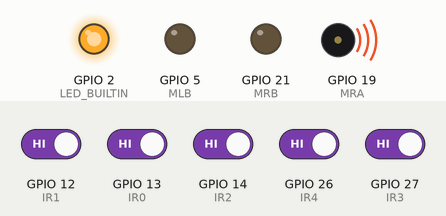
Simulated run of this sketch. Board: ESP32. Shown: output pins drawn as LEDs (lit = HIGH), buzzer (waves = sounding). Inputs (shaded band) come from the test bench; at power-on: GPIO 12 (IR1), GPIO 13 (IR0), GPIO 14 (IR2), GPIO 26 (IR4), GPIO 27 (IR3) HIGH. Random numbers use the default seed unless the sketch sets one; EEPROM starts erased; pins used as bus, display or sensor lines are not drawn; what the sketch prints to the serial monitor is not drawn.

Above: at 0.1 s.
At 1.89 s:
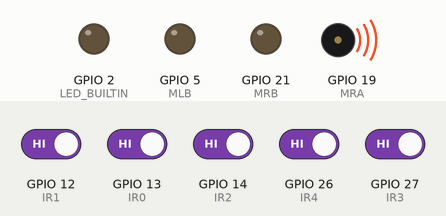
At 19.5 s:
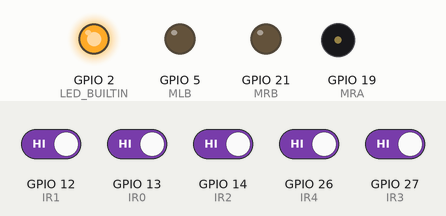
At 40.0 s:
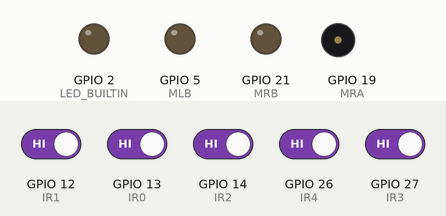
Timing chart, 0 to 40.0 s (numbered marks = the images above):
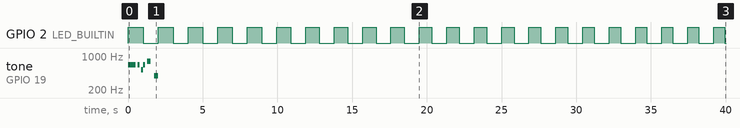

Measured:
- by itself, GPIO 2 (LED_BUILTIN): repeats every 2.0 s: LOW 1.0 s, HIGH 1.0 s
- by itself, tone on GPIO 19 (MRA): plays 659 Hz for 0.50 s, 659 Hz for 0.13 s, 523 Hz for 0.13 s, 659 Hz for 0.13 s, 784 Hz for 0.25 s, 392 Hz for 0.25 s

The sketch:

MobilityRTOS.ino
```cpp
/*
Reinforcement Learning Line Follower
2026 TARUMT Mobility Programme

Firmware designer : Dr Lee Yang Yang
Last modified     : 31st August 2026
Version           : 1.12
Operating System  : FreeRTOS

Description:
This program implements a tabular Q-learning algorithm on an ESP32
to control a 5-sensor line-following robot.

STATE:
The five IR sensors are encoded as a 5-bit binary value, giving
2^5 = 32 possible states (0-31). The sensor arrangement is:

       L2   L1   C0   R1   R2

A black-line detection is represented by 1 and no line detection
by 0. The resulting 5-bit pattern is used directly as the Q-table
state index.

ACTION:
Five possible motor actions are defined:
       0 = Hard Left
       1 = Left
       2 = Centre
       3 = Right
       4 = Hard Right

Q-TABLE:
QT[32][5] stores the estimated long-term reward for performing
each action in each sensor state:

       QT[state][action]

The Q-table is initially zero, meaning that the robot has no
prior knowledge of which actions are desirable.

REWARD:
The reward is determined from the new sensor state after an action.
A centred robot receives the highest reward, while deviation from
the centre receives progressively lower rewards. Losing the line
receives a strong negative reward.

Q-LEARNING:
After executing an action, the robot observes the new state and
updates the corresponding Q-value using:

Q(s,a) = Q(s,a) + alpha * [r + gamma * max Q(s',a') - Q(s,a)]

where:
  alpha = learning rate
  gamma = discount factor
  r     = reward received
  s     = previous state
  a     = selected action
  s'    = new state

EXPLORATION / EXPLOITATION:
An epsilon-greedy policy is used. With probability epsilon, the
robot selects a random action to explore the environment. Otherwise,
it selects the action with the highest Q-value. Epsilon gradually
decreases during training so that the robot transitions from
exploration to exploitation as it learns.

FREERTOS:
The ESP32 uses separate FreeRTOS tasks for:
   - LED status indication
   - IR sensor acquisition
   - Q-learning
   - Motor control
More tasks could be added on the later stage without worrying
messing up the program sequence. Each task is contained in
its own memory space. 2 CPU cores could be exploited for maximum
performance. Mutex should be implemented but only one task is
writing each global variable so it should be fine.

The resulting system allows the robot to learn a line-following
policy directly from its sensor feedback without explicitly
programming a fixed steering rule.
*/
#include <math.h>
#include <EEPROM.h>

//------------- constant definition ---------------
#if CONFIG_FREERTOS_UNICORE
#define TASK_RUNNING_CORE 0 //(don't touch)
#else
#define TASK_RUNNING_CORE 1 //(don't touch)
#endif

#ifndef LED_BUILTIN
#define LED_BUILTIN 2  // (don't touch)
#endif

//Define pin assignments (don't touch)
#define IR0 13
#define IR1 12
#define IR2 14
#define IR3 27
#define IR4 26
#define MLA 18
#define MLB 5
#define MRA 19
#define MRB 21

//Define Q-Table size and RL parameters
#define NUM_STATES    32    // (don't touch)
#define NUM_ACTIONS   5     // (don't touch)
#define ALPHA         0.1   // learning rate
#define GAMMA         0.9   // discount factor
#define EPSILON       1     // exploration rate, start with full
#define EPSILON_MIN   0.05  // exploration rate never go to zero
#define EPSILON_DECAY 0.999 // exploration decay factor

//Define motor speed
#define LOW_SPEED     80
#define MID_SPEED     120
#define HI_SPEED      140

//Define global delay start, tone, and LED blink period
#define DELAY_START   3000  //in ms,
#define PLAY_TONE     1     //1= play startup tone, 0 tone off
#define BLINK_DELAY   1000  //default LED blinking period

//Define EEPROM size  (don't touch)
#define EEPROM_SIZE   1024
#define ARRAY_ROWS    32
#define ARRAY_COLS    5
#define ARRAY_SIZE    (ARRAY_ROWS * ARRAY_COLS)
#define ARRAY_BYTES   (ARRAY_SIZE * sizeof(float))
// EEPROM layout  (don't touch)
#define ADDR_ARRAY    0
#define ADDR_COUNT    (ADDR_ARRAY + ARRAY_BYTES)
#define ADDR_VERSION  (ADDR_COUNT + sizeof(uint32_t))
//EEPROM write control
#define WRITE_ENABLE  1  //1=enable, 0=disable
#define WRITE_CYCLE   10  //max EEPROM write cycle, can only be reset with new firmware
#define RESET_QTABLE  0
//1=reset Q-table memory upon firmware update
//0=keep Q-table memory

/*--------------------------------------------------*/
/*----------- Global Variables Definition ----------*/
/*--------------------------------------------------*/
// This changes whenever the sketch is recompiled.
// Therefore, a new upload starts with 0 writes again.
const char *BUILD_ID = __DATE__ " " __TIME__;
uint32_t writeCount = 0;

//for motor control
const int freq = 5000;    // 5 kHz PWM frequency
const int resolution = 8; // 8-bit resolution (0-255)
unsigned short SLA,SLB,SRA,SRB; //motor speed

//for Q-learning and state feedback
volatile unsigned short State = 4;  //initialise some value
volatile unsigned short Action = 2; //for Q-Table indexing
volatile float epsilonBlink = EPSILON;
float QT[NUM_STATES][NUM_ACTIONS];
  //Q-table, only anticipated 10 possible states, but allocated extra for unexpected sensor input
  //       |               Action
  //State  | H-Left  Left  Centre  Right H-Right
  //0      | score
  //1      |         score
  //...    |                score
  //31     |                       score

//for serial print sharing mutex
SemaphoreHandle_t serialMutex = NULL;
SemaphoreHandle_t pwmMutex = NULL;

//------------- task name prototyping ---------------
// Define tasks name for FreeRTOS
void TaskBlink(void *pvParameters);
void TaskDigitalRead(void *pvParameters);
void TaskRL(void *pvParameters);
void TaskMotorControl(void *pvParameters);
void TaskEEPROM(void *pvParameter);
void TaskTone(void *pvParameter);
TaskHandle_t digitalRead_task_handle;  // You can  use this to be able to manipulate a task from somewhere else.

/*--------------------------------------------------*/
/*--------------- One-Time Setup -------------------*/
/*--------------------------------------------------*/

void setup() {
  // Initialize serial communication at 115200 bits per second:
  Serial.begin(115200);
  pinMode(IR0,INPUT);
  pinMode(IR1,INPUT);
  pinMode(IR2,INPUT);
  pinMode(IR3,INPUT);
  pinMode(IR4,INPUT);

// Configure PWM pins
  ledcAttach(MLA, freq, resolution);
  ledcAttach(MLB, freq, resolution);
  ledcAttach(MRA, freq, resolution);
  ledcAttach(MRB, freq, resolution);
  SLA = 0; SLB = 0; SRA = 0; SRB = 0; //0-255 PWM
  ledcWrite(MLA, 0);ledcWrite(MRA, 0);
  ledcWrite(MLB, 0);ledcWrite(MRB, 0);

//serial print info
  startUpPrint();
  EEPROM.begin(EEPROM_SIZE);
  // Check whether this is a new uploaded firmware
  checkFirmwareVersion();

  Serial.print("\nESP32 EEPROM storage\n");
  Serial.printf("Build: %s\n", BUILD_ID);
  Serial.printf("Write count: %lu / 5\n",
                  (unsigned long)writeCount);

  // Set up FreeRTOS tasks to run independently.
  // initialise semaphore
  serialMutex = xSemaphoreCreateMutex(); // Initialize it first!
  pwmMutex = xSemaphoreCreateMutex(); // Initialize it first!
  xTaskCreate(//Task Blink
    TaskBlink,            // Task function
    "Task Blink",         // Task name
    1024,                 // Stack size
    NULL,                 // Parameter
    3,                    // Priority, high
    NULL                  // Task handle
  );
  xTaskCreate(//Task Reinforcement Learning
    TaskRL,               // Task function
    "Task Reinforcement Learning",         // Task name
    4096,                 // Stack size
    NULL,                 // Parameter
    3,                    // Priority, high
    NULL                  // Task handle
  );
  xTaskCreate(//Task Motor Control
    TaskMotorControl,     // Task function
    "Task Motor Control", // Task name
    2048,                 // Stack size
    NULL,                 // Parameter
    2,                    // Priority, medium
    NULL                  // Task handle
  );
  xTaskCreate(//Task EEPROM management
    TaskEEPROM,       // Task function
    "EEPROM Task",    // Task name
    2048,             // Stack size
    NULL,             // Parameter
    1,                // Priority, low
    NULL              // Task handle
  );
  xTaskCreate(//Task tone
    TaskTone,         //tas function
    "Task pley Mario tone",
    4096,             //stack size
    NULL,             //parameter
    1,                //priority, low
    NULL              //task handle
  );
  xTaskCreatePinnedToCore(//Task Digital Read, pinned to core 1
    TaskDigitalRead,    // Task function
    "Task Read IR",     // Task name
    2048,               // Stack size
    NULL,               // Parameter
    3,                  // Priority, high
    &digitalRead_task_handle,  // Task handle
    TASK_RUNNING_CORE   // Core on which the task will run
  );
  // Now the FreeRTOS task scheduler, which takes over control of scheduling individual tasks, is automatically started.
}

void loop() {}//nothing to run for now

/*--------------------------------------------------*/
/*---------------------- Tasks ---------------------*/
/*--------------------------------------------------*/

void TaskBlink(void *pvParameters) {  // to indicate the system is running
  uint32_t blink_delay = BLINK_DELAY;

  // initialize digital LED_BUILTIN as an output.
  pinMode(LED_BUILTIN, OUTPUT);
  for (;;){                               // A Task shall never return or exit.
    //when epsilonBlink drops, it changes the turn on time to fast flash
    digitalWrite(LED_BUILTIN, HIGH);      // turn the LED on (HIGH is the voltage level)
    // arduino-esp32 has FreeRTOS configured to have a tick-rate of 1000Hz and portTICK_PERIOD_MS
    // refers to how many milliseconds the period between each ticks is, ie. 1ms.
    vTaskDelay(blink_delay*epsilonBlink); //yield to the RTOS
    digitalWrite(LED_BUILTIN, LOW);       // turn the LED off by making the voltage LOW
    vTaskDelay(blink_delay);              //yield to the RTOS
  }
}

void TaskDigitalRead(void *pvParameters) {  //sensing task
  (void)pvParameters;
  unsigned short C0,L1,L2,R1,R2;//variable to local task

  for (;;){
    L2 = 1-digitalRead(IR0);
    L1 = 1-digitalRead(IR1);
    C0 = 1-digitalRead(IR2);
    R1 = 1-digitalRead(IR3);
    R2 = 1-digitalRead(IR4);
    // IR sensor array = L2 L1 C0 R1 R2, encode into binary value
    State = (L2 << 4) | (L1 << 3) | (C0  << 2) |  (R1 << 1) |  (R2);
    /*
    00000 → State 0
    00001 → State 1
    00011 → State 3
    00010 → State 2
    00110 → State 6
    00100 → State 4
    01100 → State 12
    01000 → State 8
    11000 → State 24
    10000 → State 16
  	*/
    //other task might be using the serial, wait for the
    //serial to be released by other task 1st
    //if over 10ms delay, give up mutex and skip printing
    if (xSemaphoreTake(serialMutex, pdMS_TO_TICKS(10))) {
       Serial.printf("%d %d %d %d %d \n", L2,L1,C0,R1,R2);
       xSemaphoreGive(serialMutex);
    }
    vTaskDelay(10);  //yield to the RTOS
  }
}

void TaskRL(void *pvParameters) {  // Reinforcement learning task
  (void)pvParameters;
  unsigned short formerState,currentState;
  float alpha   = ALPHA;      // learning rate
  float gamma   = GAMMA;      // discount factor
  float epsilon = EPSILON;    // exploration rate
  float epsilonMin = EPSILON_MIN;
  float epsilonDecay = EPSILON_DECAY;
  int reward;
  vTaskDelay(DELAY_START);    //yield to the RTOS, wait for user

  for (;;){ // A Task shall never return or exit.
    //State is a global variable
    //State is managed by TaskDigitalRead() task,
    //so the State will always be updated via RTOS scheduling
    formerState = State;
    //Action is a global variable, output is reflected on TaskMotorControl() task
    Action = chooseAction(formerState,epsilon);
    vTaskDelay(100);                    //yield to the RTOS, wait for new state
    currentState = State;               //get new state
    reward = getReward(currentState);   //compute reward

    //update Q-table, alpha = learn rate, gamma = discount factor
    QT[formerState][Action] = QT[formerState][Action] + alpha *
    (reward + gamma * maxQ(currentState) - QT[formerState][Action]);

    //epsilon = exploration rate, epsilonDecay = exploration rate decay
    if(epsilon > epsilonMin){epsilon *= epsilonDecay;}
    else{epsilon = epsilonMin;}
    epsilonBlink = epsilon;             //update LED status
    vTaskDelay(10);                     //yield to the RTOS
  }
}

void TaskMotorControl(void *pvParameters) {  //motor control task
  (void)pvParameters;
  //0 = hard left
  //1 = left
  //2 = centre
  //3 = right
  //4 = hard right
  //ledcWrite(MLA, SLA); Speed vary from 0 ~ 255
  vTaskDelay(DELAY_START);//yield to the RTOS, wait for user
  for (;;){
    switch(Action){
      case 0: SLA = LOW_SPEED;   SRA = HI_SPEED; break;
      case 1: SLA = MID_SPEED;   SRA = HI_SPEED; break;
      case 2: SLA = HI_SPEED;    SRA = HI_SPEED; break;
      case 3: SLA = HI_SPEED;    SRA = MID_SPEED; break;
      case 4: SLA = HI_SPEED;    SRA = LOW_SPEED; break;
      default: SLA = 0;  SRA = 0; break;
    }
    if(xSemaphoreTake(pwmMutex, pdMS_TO_TICKS(10))){
      ledcWrite(MLA, SLA);      //set motor PWM
      ledcWrite(MRA, SRA);
      xSemaphoreGive(pwmMutex);
    }
    vTaskDelay(10);           //yield to the RTOS
  }
}

void TaskEEPROM(void *pvParameters){
  (void)pvParameters;
  bool writeEnable = WRITE_ENABLE;
  for(;;){
    vTaskDelay(60000); //delay 60 seconds 1st
    // Stop permanently after 5 writes
    if(writeCount >= WRITE_CYCLE){
      if (xSemaphoreTake(serialMutex, portMAX_DELAY)) {
        Serial.println("EEPROM write limit reached.");
        Serial.println("Waiting for new firmware upload...");
        xSemaphoreGive(serialMutex);
      }
      continue;       //repeat the loop
    }
    else if(!writeEnable){
      if (xSemaphoreTake(serialMutex, portMAX_DELAY)) {
        Serial.println("EEPROM write has been disabled");
        xSemaphoreGive(serialMutex);
      }
      continue;       //repeat the loop
    }
    // Save to EEPROM
    saveArray(QT);
    if (xSemaphoreTake(serialMutex, portMAX_DELAY)) {
      Serial.printf("EEPROM write #%lu completed\n",
                    (unsigned long)writeCount);
      xSemaphoreGive(serialMutex);
    }
  }
}

void TaskTone(void *pvParameters){
  // Melody structure
  struct Note {
    note_t note;
    uint8_t octave;
    uint16_t duration;
  };
  // Super Mario Bros. opening
  Note melody[] = {
    {NOTE_E,   5, 250},
    {NOTE_E,   5, 250},
    {NOTE_MAX, 0, 125},   // REST
    {NOTE_E,   5, 125},
    {NOTE_MAX, 0, 125},   // REST
    {NOTE_C,   5, 125},
    {NOTE_E,   5, 125},
    {NOTE_MAX, 0, 125},   // REST
    {NOTE_G,   5, 250},
    {NOTE_MAX, 0, 250},   // REST
    {NOTE_G,   4, 250}
  };
  const int numNotes = sizeof(melody) / sizeof(melody[0]);
  for(;;){
    if(xSemaphoreTake(pwmMutex, pdMS_TO_TICKS(10)) && PLAY_TONE){
      // Play melody
      for (int i = 0; i < numNotes; i++){
        if (melody[i].note == NOTE_MAX){
          // Rest
          ledcWriteTone(MLA, 0);
          ledcWriteTone(MRA, 0);
        }
        else{
          // Play note
          ledcWriteNote(MLA,melody[i].note,melody[i].octave);
          ledcWriteNote(MRA,melody[i].note,melody[i].octave);
        }
        // Wait without occupying the CPU
        vTaskDelay(melody[i].duration);
      }
      // Turn buzzer off
      ledcWriteTone(MLA, 0);
      ledcWriteTone(MRA, 0);
    }
    //release pwm hardware
    xSemaphoreGive(pwmMutex);
    vTaskDelete(NULL);
    //remove the task to save CPU resources
  }
}

/*--------------------------------------------------*/
/*------------- Function Definition ----------------*/
/*--------------------------------------------------*/
//functions for Q-learning
int getReward(unsigned short state){
  int error,reward;
  switch(state){
    case 16: error = -4; break; //10000 → State 16
    case 24: error = -3; break; //11000 → State 24
    case 28: error = -2; break; //11100 → State 28
    case 8:  error = -2; break; //01000 → State 8
    case 12: error = -1; break; //01100 → State 12
    case 14: error = 0; break;  //01110 → State 14
    case 4:  error = 0; break;  //00100 → State 4
    case 6:  error = 1; break;  //00110 → State 6
    case 7:  error = 2; break;  //00111 → State 7
    case 2:  error = 2; break;  //00010 → State 2
    case 3:  error = 3; break;  //00011 → State 3
    case 1:  error = 4; break;  //00001 → State 1
    case 0:  error = 10; break;  //00000 → State 0
    default: error = 5; break;
  }
  reward = 10 - abs(error) * 3;
  return reward;
}
float maxQ(unsigned short state){
  float maximum = QT[state][0];
  for(int a = 1; a < NUM_ACTIONS; a++){
    if(QT[state][a] > maximum){
      maximum = QT[state][a];
    }
  }
  return maximum;
}
int getBestAction(unsigned short state){
  int best = 0;
  for(int a = 1; a < NUM_ACTIONS; a++){
    if(QT[state][a] > QT[state][best]){
      best = a;
    }
  }
  return best;
}
int chooseAction(unsigned short state, float epsilon){
  if(random(1000) < epsilon * 1000){// Exploration
    return random(NUM_ACTIONS);
  }
  else{// Exploitation
    return getBestAction(state);
  }
}
// --------------------------------------------------
// Save the 32x5 float array
// --------------------------------------------------
void saveArray(float data[ARRAY_ROWS][ARRAY_COLS]){
  EEPROM.put(ADDR_ARRAY, data);
  writeCount++;
  EEPROM.put(ADDR_COUNT, writeCount);
  // Store firmware/build identifier
  char version[32] = {0};
  strncpy(version, BUILD_ID, sizeof(version) - 1);
  EEPROM.put(ADDR_VERSION, version);
  EEPROM.commit();
}
// --------------------------------------------------
// Check whether this is a new firmware upload.
// No serial mutex is needed because it is called
// in the setup() only for once, not fighting for
// serial port with the RTOS tasks.
// --------------------------------------------------
void checkFirmwareVersion(){
  char storedVersion[32] = {0};
  EEPROM.get(ADDR_VERSION, storedVersion);
  // Load previously stored data
  EEPROM.get(ADDR_ARRAY, QT);
  EEPROM.get(ADDR_COUNT, writeCount);
  //check firmware version
  if (strcmp(storedVersion, BUILD_ID) != 0){
    // New firmware detected
    Serial.println("New firmware detected.");
    Serial.println("Resetting EEPROM write counter.");
    writeCount = 0;
    EEPROM.put(ADDR_COUNT, writeCount);
    //check if user require Q table reset
    if(RESET_QTABLE){
      Serial.println("Resetting EEPROM Q table.");
      memset(QT, 0, sizeof(float) * NUM_STATES * NUM_ACTIONS);
      EEPROM.put(ADDR_ARRAY, QT);
    }
    else{
      Serial.println("EEPROM Q table unchanged.");
    }
    char version[32] = {0};
    strncpy(version, BUILD_ID, sizeof(version) - 1);
    EEPROM.put(ADDR_VERSION, version);
    EEPROM.commit();
  }
  else{
    Serial.printf("Existing firmware. Write count = %lu\n",
                 (unsigned long)writeCount);
    Serial.println("EEPROM Q table unchanged.");
  }
}
void startUpPrint(){
  Serial.println("Reinforcement Learning Line Follower");
  Serial.println("2026 TARUMT Mobility Programme");
  Serial.println("Firmware designer: Dr Lee Yang Yang");
  Serial.println("Last modified: 31st August 2026");
  Serial.println("Version: 1.12");
  Serial.println("Operating System: FreeRTOS");
}
```
